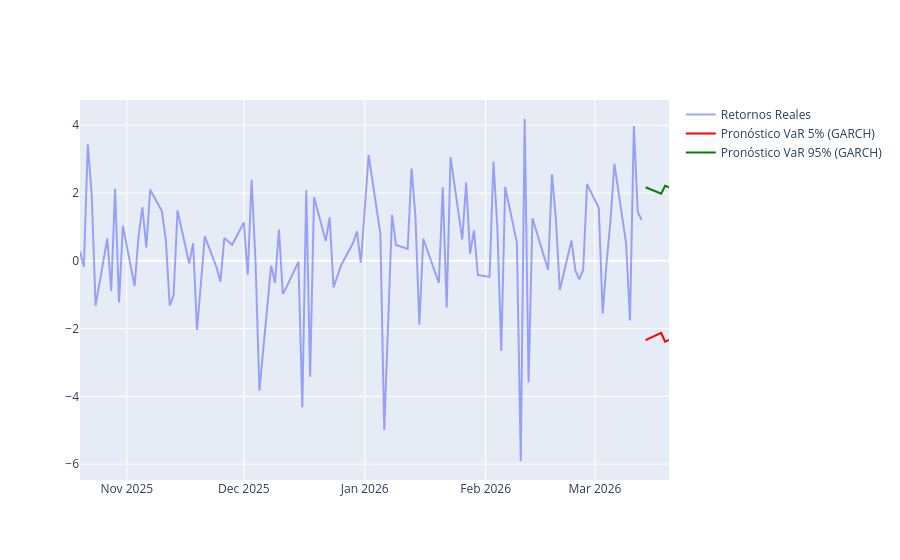

The code cell stored with this chart in its notebook:
### Markdown cell above
1. `Omega` ($\omega = 0.0250$): Es la constante del modelo. Representa el nivel base de la varianza si no hubiera choques ni persistencia. Es estadísticamente significativo ($p < 0.05$).

2. `Alpha` ($\alpha = 0.0582$): Es la reacción inmediata al mercado. Indica que el $5.82\%$ de la sorpresa de rentabilidad de ayer (el "choque") se traslada a la volatilidad de hoy. Es un valor bajo, lo que significa que la volatilidad no "salta" de forma violenta ante un solo evento.

3. `Beta` ($\beta = 0.9368$): Es la persistencia. Indica que el $93.68\%$ de la volatilidad de hoy se explica por la volatilidad de ayer. Al ser un valor tan cercano a 1, la volatilidad es muy "memorable": si el mercado está nervioso hoy, lo más probable es que siga nervioso mañana.

Este es un modelo muy común dentro de los mercados financieros, ahora veamos el calculo del Half-life o la vida media de un choque.

Esto se hace a través de la siguiente formula:

$$HL = \frac{\ln(0.5)}{\ln(\alpha + \beta)}$$

En este caso:

$$HL = \frac{\ln(0.5)}{\ln(0.0582 + 0.9368)}$$
 
Despejando:

$$HL = \frac{\ln(0.5)}{\ln(0.995)} = 138.28$$

Por lo tanto, un evento inesperado en el mercado (un "choque") tardará aproximadamente 138 días hábiles en reducir su impacto en la volatilidad a la mitad.

#### Predicción de los siguientes 7 días:

### Code cell
pred_dates = pd.date_range(start=returns.index[-1] + pd.Timedelta(days=1), periods=7)


fig = go.Figure()
# Retornos reales
fig.add_trace(go.Scatter(x=returns[-100:].index, y=returns[-100:].squeeze(), mode='lines',
                         name='Retornos Reales', opacity=0.6))
# Pronóstico VaR 5%
fig.add_trace(go.Scatter(x=pred_dates, y=VaR_5, mode='lines', name='Pronóstico VaR 5% (GARCH)',
    line=dict(color='red')
))
# Pronóstico VaR 95%
fig.add_trace(go.Scatter(x=pred_dates, y=VaR_95, mode='lines', name='Pronóstico VaR 95% (GARCH)',
    line=dict(color='green')
))
